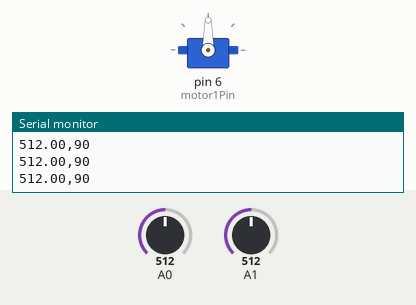
Simulated run of this sketch. Board: Arduino Uno, built with avr-gcc and run on an emulated ATmega328P. Parts: servo, the last lines printed to the serial monitor. The inputs (shaded band) are chosen by the test bench; at power-on: A1 = 512, A0 = 512.

Above: at 1.2 s.
1.3 s: A1 set to 558
At 2.5 s:
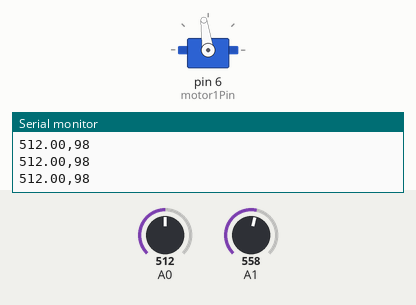
4.3 s: A1 set to 579
At 5.1 s:
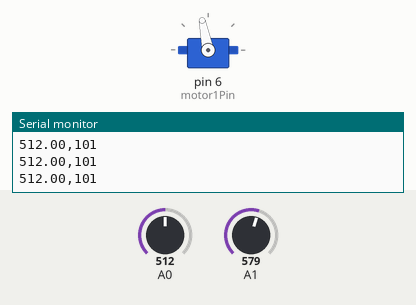
5.8 s: A1 set to 716
At 6.2 s:
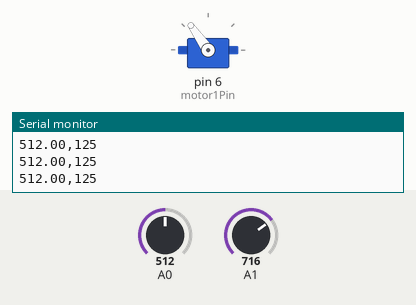
7.3 s: A1 set to 900
At 8.4 s:
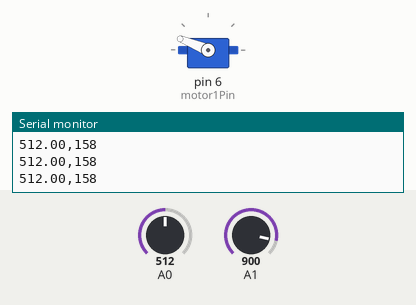
8.8 s: A1 set to 1023
At 9.5 s:
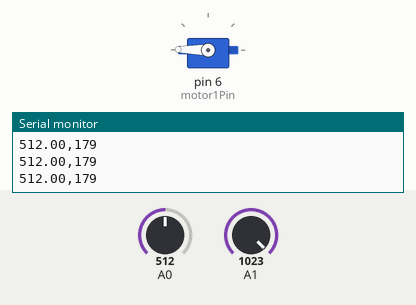
10.3 s: A1 set to 306
At 11.7 s:
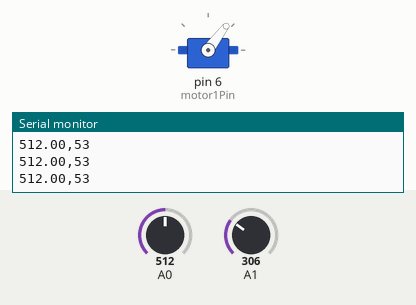
Timing chart, 0 to 12.8 s (numbered marks = the images above; inputs shaded):
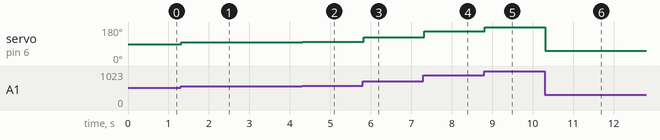

Measured:
- after the input at 1.3 s, servo on pin 6 (motor1Pin): 90° → 98° at once
- after the input at 4.3 s, servo on pin 6 (motor1Pin): 98° → 101° at once
- after the input at 5.8 s, servo on pin 6 (motor1Pin): 101° → 125° at once
- after the input at 7.3 s, servo on pin 6 (motor1Pin): 125° → 158° at once
- after the input at 8.8 s, servo on pin 6 (motor1Pin): 158° → 179° at once
- after the input at 10.3 s, servo on pin 6 (motor1Pin): 179° → 53° at once

The sketch:

ServoFeedback.ino
```cpp
#include <Servo.h>

Servo motor1;
int motor1Pin = 6;

void setup(){
  Serial.begin(9600);
  motor1.attach(motor1Pin);
  Serial.println("begin");
}

void loop(){
  float value = analogRead(A0);
  int pot = analogRead(A1);
  Serial.print(value);
  Serial.print(",");
  pot = int(float(float(pot)*180)/1024);
  Serial.println(pot);
  motor1.write(pot);

}
```
